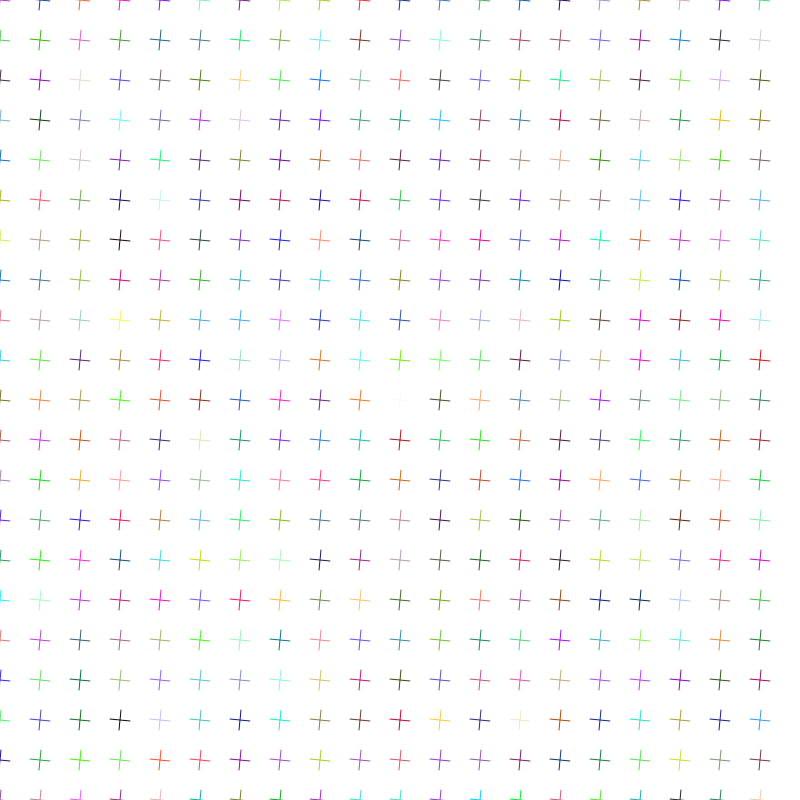
Frame 1 (no input)
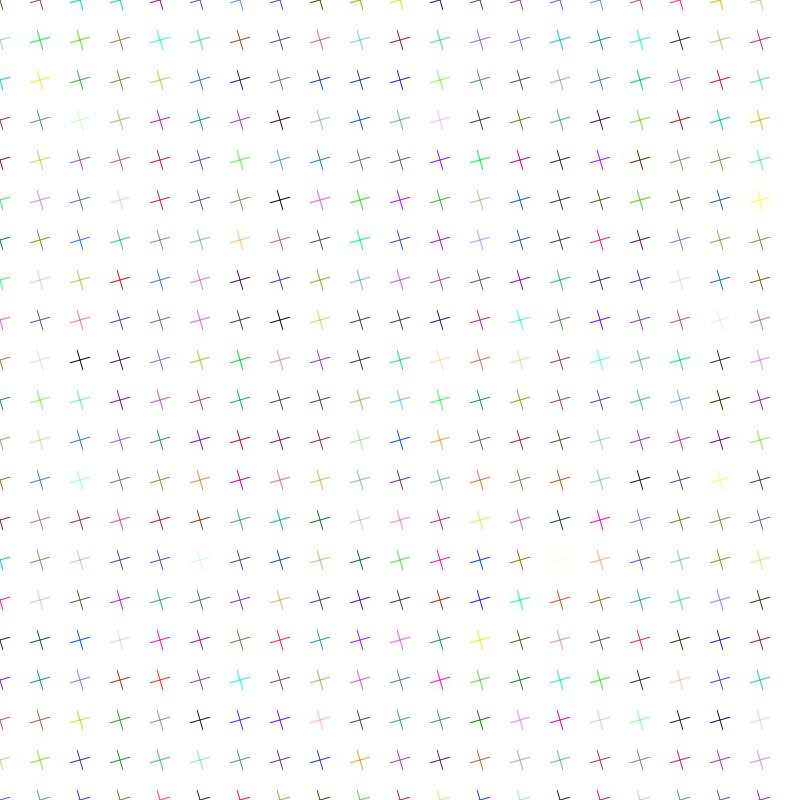
Frame 60 (no input)
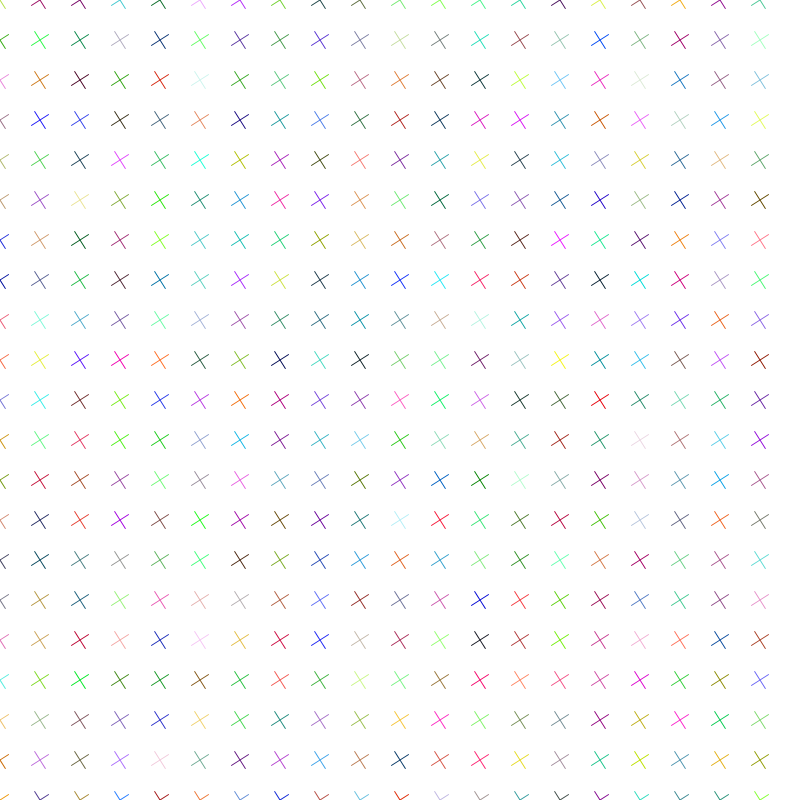
Frame 120 (the mouse pressed at the canvas centre since frame 60)

The p5.js sketch that drew these frames (run headless with seeded random() and noise() and a simulated clock; from frame 60 on, the mouse is pressed at the canvas centre):

// p5.js sketch
// ── sketch.js
function preload() {
  // put preload code here
}

function setup() {
  // put setup code here
  createCanvas(800,800)
}

function draw() {
  // put drawing code here
  background(255)
  //rect(100,100,200,200)

  for (let i=0; i<20; i++) {
    for (let j=0; j<30; j++) {
      stroke(random(255),random(255),random(255))
      cruz2(i*40, j*40)
    }
  }
}

function cruz(x,y) {
  line(x-10,y,x+10,y)
  line(x,y-10,x,y+10)
}

function cruz2(x,y) {
  push()
  translate(x,y)
  rotate(frameCount*0.1)
  cruz(0,0)
  pop()
}
